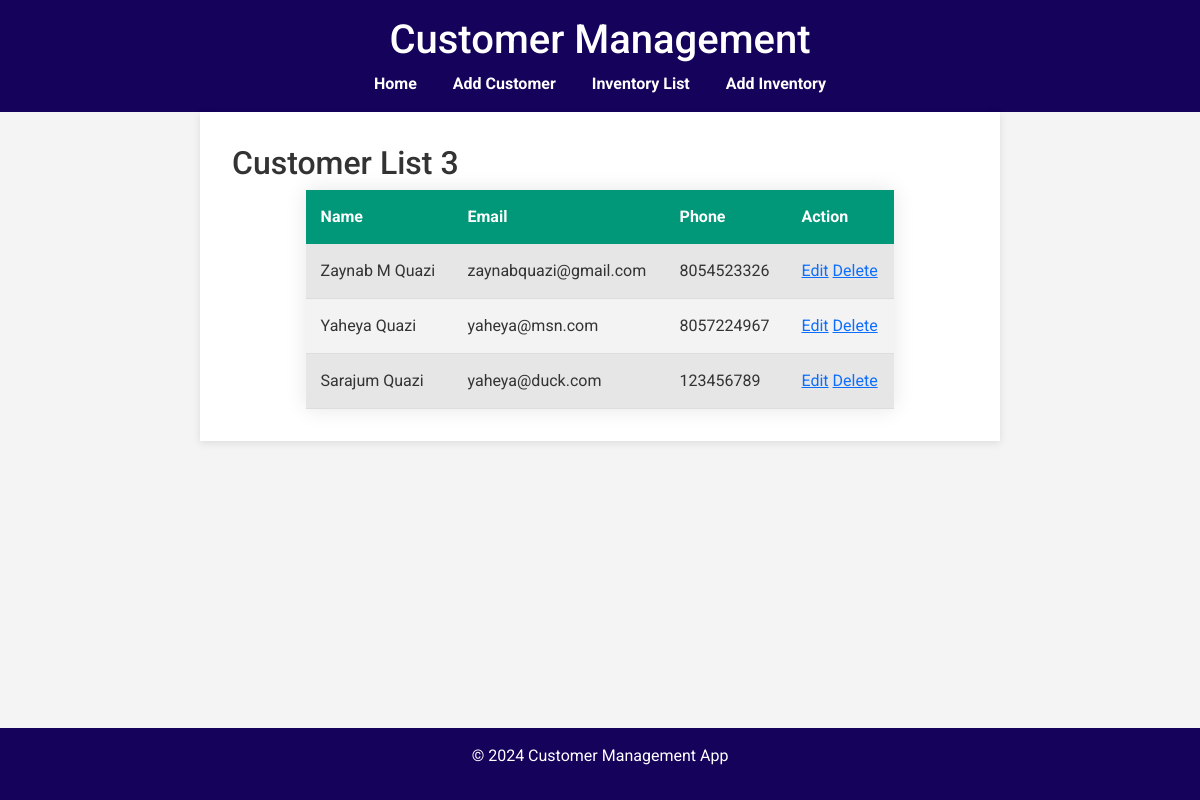
The page / on the database its author committed.
### setup_db.py (models this page shows)
class Customer(db.Model):
    id = db.Column(db.Integer, primary_key=True)
    name = db.Column(db.String(100), nullable=False)
    email = db.Column(db.String(100), nullable=False)
    phone = db.Column(db.String(100), nullable=True)

### app.py (the view)
@app.route('/')
def homepage():
    customer_count = Customer.query.count()  # Get the count of customers
    customers = Customer.query.all()  # Retrieve all customer records
    return render_template('index.html', customers=customers, customer_count=customer_count)

### templates/index.html
{% extends 'base.html' %}
{% block content %}
<section>
    <h2>Customer List {{ customer_count }}</h2>
    <table>
        <thead>
            <tr>
                <th>Name</th>
                <th>Email</th>
                <th>Phone</th>
                <th>Action</th>
            </tr>
        </thead>
        <tbody>
            {% for customer in customers %}
            <tr>
                <td>{{ customer.name }}</td>
                <td>{{ customer.email }}</td>
                <td>{{ customer.phone }}</td>
                <td>
                    <a href="{{ url_for('update_customer', customer_id=customer.id) }}">Edit</a>
                    <a href="{{ url_for('delete_customer', customer_id=customer.id) }}"
                        onclick="return confirm('Are you sure you want to delete this customer?')">Delete</a>
                </td>
            </tr>
            {% endfor %}
        </tbody>
    </table>
</section>
{% endblock %}

### templates/base.html (shortened to what this page needs)
<!DOCTYPE html>
<html lang="en">
<head>
    <link href="https://cdn.jsdelivr.net/npm/bootstrap@5.3.0/dist/css/bootstrap.min.css" rel="stylesheet">
</head>
<body>
    <header>
        <h1>Customer Management</h1>
        <nav>
            <a href="{{ url_for('homepage') }}">Home</a>
            <a href="{{ url_for('create_customer') }}">Add Customer</a>
            <a href="{{ url_for('inventory')}}">Inventory List</a>
            <a href="{{ url_for('create_inventory')}}">Add Inventory</a>
        </nav>
    </header>
    <main>
        {% block content %}{% endblock %}
    </main>
    <footer>
        <p>&copy; 2024 Customer Management App</p>
    </footer>
</body>
</html>

### templates/base.html (style rules this page uses)
body { font-family: 'Roboto', sans-serif; margin: 0; padding: 0; background-color: #f4f4f4; color: #333; }
header { background-color: #14025b; color: white; padding: 1rem; text-align: center; }
nav a { color: white; margin: 0 1rem; text-decoration: none; font-weight: bold; }
main { padding: 2rem; max-width: 800px; margin: auto; background: white; box-shadow: 0 2px 8px rgba(0, 0, 0, 0.1); }
footer { background-color: #14025b; color: white; text-align: center; padding: 1rem; position: fixed; width: 100%; bottom: 0; }
table { width: 80%; margin: 0 auto; border-collapse: collapse; box-shadow: 0 0 20px rgba(0, 0, 0, 0.1); }
th, td { padding: 15px; text-align: left; }
thead { background-color: #009879; color: #ffffff; }
tbody tr:nth-child(even) { background-color: #f3f3f3; }
tbody tr:nth-child(odd) { background-color: #e6e6e6; }
th { background-color: #009879; color: white; }
td { border-bottom: 1px solid #dddddd; }

### rows shown on the page
Customer: name "Zaynab M Quazi", email "zaynabquazi@gmail.com", phone "8054523326"
Customer: name "Yaheya Quazi", email "yaheya@msn.com", phone "8057224967"
Customer: name "Sarajum Quazi", email "yaheya@duck.com", phone "123456789"

### other values the page prints
{{ customer_count }} "3"
